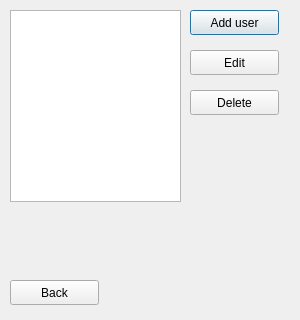
<?xml version="1.0" encoding="UTF-8"?>
<ui version="4.0">
 <class>Dialog</class>
 <widget class="QDialog" name="Dialog">
  <property name="geometry">
   <rect>
    <x>0</x>
    <y>0</y>
    <width>300</width>
    <height>320</height>
   </rect>
  </property>
  <property name="windowTitle">
   <string>Dialog</string>
  </property>
  <widget class="QListView" name="listView">
   <property name="geometry">
    <rect>
     <x>10</x>
     <y>10</y>
     <width>171</width>
     <height>192</height>
    </rect>
   </property>
  </widget>
  <widget class="QPushButton" name="pushButton">
   <property name="geometry">
    <rect>
     <x>190</x>
     <y>10</y>
     <width>89</width>
     <height>25</height>
    </rect>
   </property>
   <property name="text">
    <string>Add user</string>
   </property>
  </widget>
  <widget class="QPushButton" name="pushButton_2">
   <property name="geometry">
    <rect>
     <x>190</x>
     <y>50</y>
     <width>89</width>
     <height>25</height>
    </rect>
   </property>
   <property name="text">
    <string>Edit</string>
   </property>
  </widget>
  <widget class="QPushButton" name="pushButton_3">
   <property name="geometry">
    <rect>
     <x>190</x>
     <y>90</y>
     <width>89</width>
     <height>25</height>
    </rect>
   </property>
   <property name="text">
    <string>Delete</string>
   </property>
  </widget>
  <widget class="QPushButton" name="pushButton_4">
   <property name="geometry">
    <rect>
     <x>10</x>
     <y>280</y>
     <width>89</width>
     <height>25</height>
    </rect>
   </property>
   <property name="text">
    <string>Back</string>
   </property>
  </widget>
 </widget>
 <resources/>
 <connections/>
</ui>
